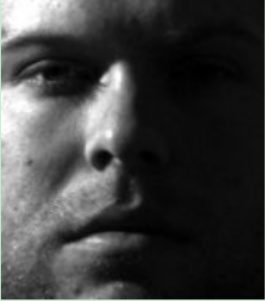
//> input picture OpenCV/7.gammacorrection/src/7-1.png, 265 x 301 px
$ ./main   (built with g++ and OpenCV 4)
//> lines starting //> are read from the running program, lines starting //| are printed output that depends on the picture
/*
 * gamma校正起源于人的感知亮度与实际物理亮度的差异,其转换公式为
 *                   Vout=Vin^gamma
 * 其中Vout指感知亮度(输出),Vin指物理亮度(输入),gamma一般取值2.2
 * 通过gamma校正能使原图阴影部分的细节明显
 */
#include <opencv2/opencv.hpp>
#include <opencv2/core/core.hpp>
#include <opencv2/highgui/highgui.hpp>
#include <cstdlib>
#include <iostream>

using namespace cv;
using namespace std;

#define OPENFILENAME1 "../src/7-1.png"
#define OPENFILENAME2 "../src/7-2.jpg"

void GammaCorrection(Mat &src, Mat &OutputImg, double gamma = 2.2)
{
    OutputImg = src.clone();
    int row = OutputImg.rows;
    int col = OutputImg.cols;

    for (int i = 0; i < row; i++)
    {
        uchar *data = OutputImg.ptr<uchar>(i);
        for (int j = 0; j < col; j++)
            data[j] = pow(data[j] / 255.0, 1.0 / gamma) * 255; //先将颜色数值从0~255映射到0~1,公式转换完成后转回0~255
    }
}
int main(int argc, char *argv[], char **env)
{
    Mat img1 = imread(OPENFILENAME1,0); //以灰度图读入
//> img1: 301 rows x 265 cols, CV_8UC1; min 0, max 255, mean 61.5
    Mat img2 = imread(OPENFILENAME2, 0);
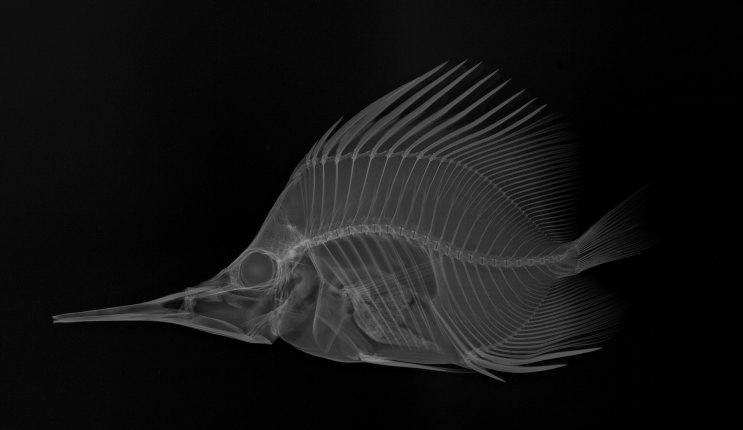
//> input picture OpenCV/7.gammacorrection/src/7-2.jpg, 743 x 430 px
//> img2 is the input picture: 430 rows x 743 cols, CV_8UC1; min 0, max 153, mean 19.6
    Mat Output1, Output2;

    namedWindow("7-1", 0);
    imshow("7-1", img1);
    namedWindow("7-2", 0);
    imshow("7-2", img2);

    GammaCorrection(img1, Output1);
//> after the loop in GammaCorrection, `for (int i = 0; i < row; i++)`:
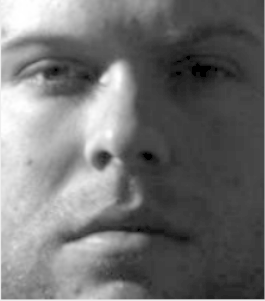
//> OutputImg: 301 rows x 265 cols, CV_8UC1; min 0, max 255, mean 113
    GammaCorrection(img2, Output2);
//> call 2 of GammaCorrection, with gamma = 2.2
//> after the loop in GammaCorrection (call 2), `for (int i = 0; i < row; i++)`:
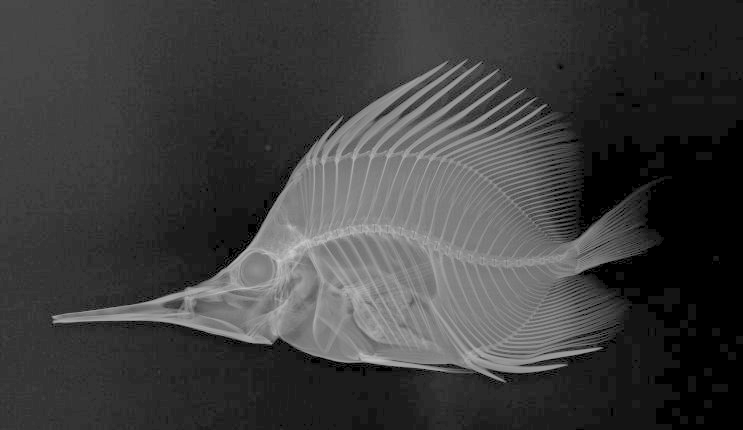
//> OutputImg: 430 rows x 743 cols, CV_8UC1; min 0, max 202, mean 62.4

    namedWindow("7-1result", 0);
    imshow("7-1result", Output1);
    namedWindow("7-2result", 0);
    imshow("7-2result", Output2);

    waitKey(0);
    return 0;
}
